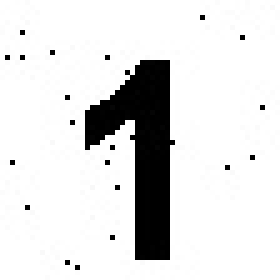
#> input picture notebook_python/x/train01.jpg, 56 x 56 px (shown 5 times larger); its folder holds 4 pictures in this run
$ jupyter execute --allow-errors WOMC_Quali.ipynb
#> lines starting #> are read from the running program, lines starting #| are printed output that depends on the picture; after the words box and inside, x2 and y2 are one past the last pixel; in counts of white or black regions, pixels touching at a corner belong together
[cell 1]
import numpy as np
import itertools
import cv2
import random
import copy
from time import sleep, time
import pickle

### Parâmetros

[cell 2]
def initialize_parameters(new):
#> called with new = False
    params = {}
    params['nlayer'] = 2
    params['wlen'] = 3
    params['wsize'] = params['wlen'] ** 2
    params['dim'] = 56
    params['train_size'] = 30
    params['val_size'] = 10
    params['test_size'] = 10

    if new:
        Wini = np.array([np.nan, 1., np.nan, 1., 1., 1., np.nan, 1., np.nan])
        params['W'] = [Wini.copy() for _ in range(params['nlayer'])]
        params['joint'] = [create_joint(Wini) for _ in range(params['nlayer'])]
    else:
        params['joint'] = np.load('joint.txt', allow_pickle=True)
#> (reads notebook_python/joint.txt from the repository)
        params['W'] = np.load('W.txt', allow_pickle=True)
#> (reads notebook_python/W.txt from the repository)

    params['windows_continuos'] = np.load('windows_continuos.txt', allow_pickle=True)
#> (reads notebook_python/windows_continuos.txt from the repository)

    return params

[cell 3]
# [7 lines left out: function create_joint, not called in this run]

[cell 4]
params = initialize_parameters(new = False)

[cell 5]
nlayer = params['nlayer']
wlen = params['wlen']
wsize = params['wsize']
dim = params['dim']
train_size = params['train_size']
val_size = params['val_size']
test_size = params['test_size']
W = params['W']
joint = params['joint']
windows_continuos = params['windows_continuos']

[cell 6]
W

[cell 7]
joint

[cell 8]
W_hist = np.load('W_hist.txt', allow_pickle=True)
#> (reads notebook_python/W_hist.txt from the repository)
#> further down, x is the input picture: shape (56, 56); min 0, max 255, mean 223.7

[cell 9]
increase = int(round(wlen/2-0.1,0))

[cell 10]
def convert_binary(img):
    (T, img_bin) = cv2.threshold(img, 100, 255, cv2.THRESH_BINARY)
#> img_bin: shape (56, 56); 87.8% white; 21 black regions (20 under 20 px), largest, box (x1, y1, x2, y2) and area: (17, 12, 35, 52) 362
    img_bin[(img_bin==0)]=1
    img_bin[(img_bin==255)]=0
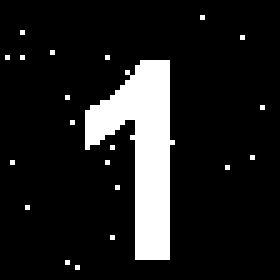
#> img_bin: shape (56, 56) (shown 5 times larger); values 0 (black) and 1 (white), 12.2% white; 21 white regions (20 under 20 px), largest, box (x1, y1, x2, y2) and area: (17, 12, 35, 52) 362
    img_bin = img_bin.astype(int)
#> pass 2 of the loop `for img in range(1,train_size+1):`:
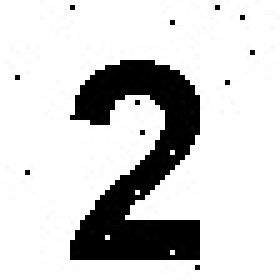
#> input picture notebook_python/x/train02.jpg, 56 x 56 px (shown 5 times larger)
#> x is the input picture: shape (56, 56); min 0, max 255, mean 207.9
#> in convert_binary (call 3), `img_bin[(img_bin==255)]=0`:
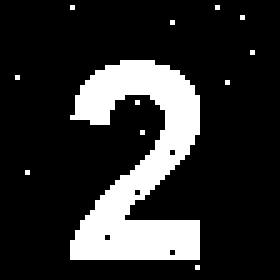
#> img_bin: shape (56, 56) (shown 5 times larger); values 0 (black) and 1 (white), 18.4% white; 12 white regions (11 under 20 px), largest, box (x1, y1, x2, y2) and area: (14, 12, 40, 52) 567
#> pass 3 of the loop `for img in range(1,train_size+1):`:
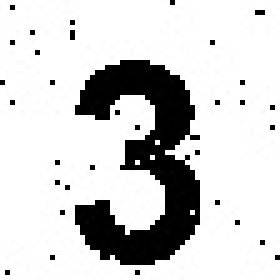
#> input picture notebook_python/x/train03.jpg, 56 x 56 px (shown 5 times larger)
#> x is the input picture: shape (56, 56); min 0, max 255, mean 208.8
#> in convert_binary (call 5), `img_bin[(img_bin==255)]=0`:
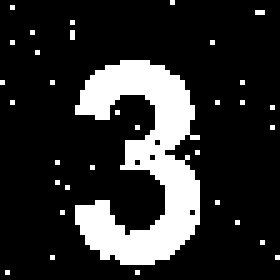
#> img_bin: shape (56, 56) (shown 5 times larger); values 0 (black) and 1 (white), 18% white; 33 white regions (32 under 20 px), largest, box (x1, y1, x2, y2) and area: (15, 12, 40, 53) 531
    return img_bin

[cell 11]
train = []
ytrain = []
#> (the rest of this cell did not finish here and is left out)

[cell 12]
val = []
#> val = []
yval = []
#> (the rest of this cell did not finish here and is left out)

[cell 13]
test = []
ytest = []
#> (the rest of this cell did not finish here and is left out)

#> (a cell that did not finish here is left out)

[cell 15]
# [24 lines left out: function save_results, not called in this run]

[cell 16]
# [36 lines left out: function save_results_complet, not called in this run]

[cell 17]
def apply_window(x, W_n, j_n):
    Xl = np.c_[np.zeros([x.shape[0], increase], dtype=int), x, np.zeros([x.shape[0], increase], dtype=int)]
    Xl = np.r_[np.zeros([increase, Xl.shape[1]], dtype=int), Xl, np.zeros([increase, Xl.shape[1]], dtype=int)]

    z = np.zeros([x.shape[0], x.shape[0]], dtype=int)

    for i in range(z.shape[0]):
        for j in range(z.shape[1]):
            p = Xl[i:i+wlen, j:j+wlen].flatten()
            p = p * W_n
            p = (p[~np.isnan(p)].astype(int))
            p = ''.join(p.astype(str))

            indices = np.where(j_n[:, 0] == p)
            if indices[0].size > 0 and j_n[indices[0], 1] == '1':
                z[i, j] = 1

    return z

[cell 18]
def run_window_hood(sample, sample_size, W_current, joint_current, Wlast, layer):
#> called with sample_size = 30, layer = 0
    Wsample = []
    for k in range(sample_size):
        Wsample_k = []
        for i in range(nlayer):
            if layer > i:
                Wsample_k.append(Wlast[k][i])
            elif i==0:
                Wsample_k.append(apply_window(sample[k], W_current[i], joint_current[i]))
            else:
                Wsample_k.append(apply_window(Wsample_k[i-1], W_current[i], joint_current[i]))
        Wsample.append(Wsample_k)
#> this loop made 5 passes
#> pass 1, in apply_window, `Xl = np.c_[np.zeros([x.shape[0], increase], dtype=int), x, np.zeros([x..`:
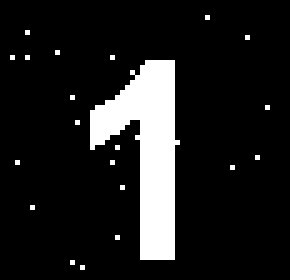
#> Xl: shape (56, 58) int64 (shown 5 times larger); values 0 (black) and 1 (white), 11.8% white; 21 white regions (20 under 20 px), largest, box (x1, y1, x2, y2) and area: (18, 12, 36, 52) 362
#> pass 1, in apply_window, `Xl = np.r_[np.zeros([increase, Xl.shape[1]], dtype=int), Xl, np.zeros(..`:
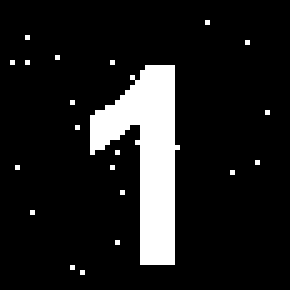
#> Xl: shape (58, 58) int64 (shown 5 times larger); values 0 (black) and 1 (white), 11.4% white; 21 white regions (20 under 20 px), largest, box (x1, y1, x2, y2) and area: (18, 13, 36, 53) 362
#> pass 2, in apply_window (call 3), `Xl = np.c_[np.zeros([x.shape[0], increase], dtype=int), x, np.zeros([x..`:
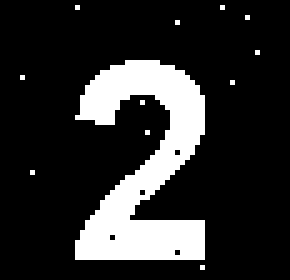
#> Xl: shape (56, 58) int64 (shown 5 times larger); values 0 (black) and 1 (white), 17.8% white; 12 white regions (11 under 20 px), largest, box (x1, y1, x2, y2) and area: (15, 12, 41, 52) 567
#> pass 2, in apply_window (call 3), `Xl = np.r_[np.zeros([increase, Xl.shape[1]], dtype=int), Xl, np.zeros(..`:
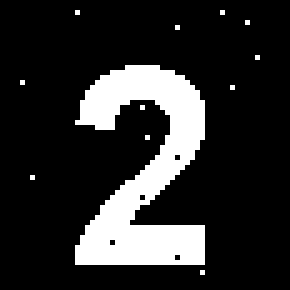
#> Xl: shape (58, 58) int64 (shown 5 times larger); values 0 (black) and 1 (white), 17.2% white; 12 white regions (11 under 20 px), largest, box (x1, y1, x2, y2) and area: (15, 13, 41, 53) 567
#> after the loop, Wsample = 4 items
#> after the loop, Wsample = []
    return Wsample
